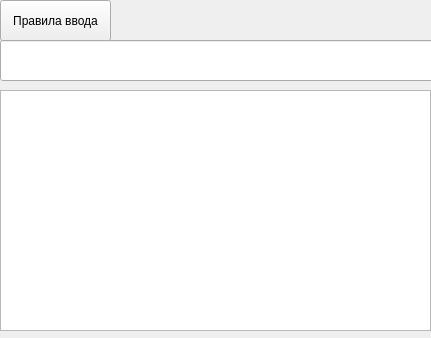
<?xml version="1.0" encoding="UTF-8"?>
<ui version="4.0">
 <class>Form</class>
 <widget class="QWidget" name="Form">
  <property name="geometry">
   <rect>
    <x>0</x>
    <y>0</y>
    <width>431</width>
    <height>338</height>
   </rect>
  </property>
  <property name="windowTitle">
   <string>Form</string>
  </property>
  <widget class="QLineEdit" name="lineEdit">
   <property name="geometry">
    <rect>
     <x>0</x>
     <y>40</y>
     <width>441</width>
     <height>41</height>
    </rect>
   </property>
  </widget>
  <widget class="QGraphicsView" name="graphicsView">
   <property name="geometry">
    <rect>
     <x>0</x>
     <y>90</y>
     <width>431</width>
     <height>241</height>
    </rect>
   </property>
  </widget>
  <widget class="QPushButton" name="pushButton">
   <property name="geometry">
    <rect>
     <x>0</x>
     <y>0</y>
     <width>111</width>
     <height>41</height>
    </rect>
   </property>
   <property name="text">
    <string>Правила ввода</string>
   </property>
  </widget>
 </widget>
 <resources/>
 <connections/>
</ui>
